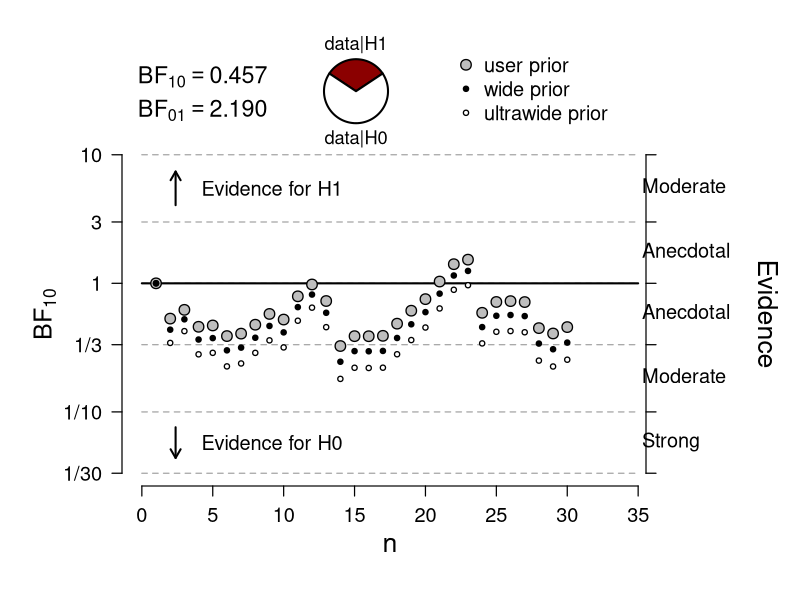

Source code (R):
library(BayesFactor)
library(plotrix)

.plotSequentialBF.ttest <- function(x = NULL, y = NULL, paired = FALSE, 
    BF10post, formula = NULL, data = NULL, rscale = 1, oneSided = FALSE, 
    lwd = 2, cexPoints = 1.4, cexAxis = 1.2, cexYlab = 1.5, cexXlab = 1.6, 
    cexTextBF = 1.4, cexText = 1.2, cexLegend = 1.2, cexEvidence = 1.6, 
    lwdAxis = 1.2, plotDifferentPriors = FALSE, BFH1H0 = TRUE, dontPlotData = FALSE, 
    level1 = NULL, level2 = NULL, subDataSet = NULL) {
    
    #### settings ####
    
    if (!plotDifferentPriors) {
        
        evidenceText <- TRUE
    } else {
        
        evidenceText <- FALSE
    }
    
    
    if (rscale == "medium") {
        
        r <- sqrt(2)/2
    }
    
    if (rscale == "wide") {
        
        r <- 1
    }
    
    if (rscale == "ultrawide") {
        
        r <- sqrt(2)
    }
    
    if (mode(rscale) == "numeric") {
        
        r <- rscale
    }
    
    
    if (oneSided == FALSE) {
        
        nullInterval <- NULL
    }
    
    if (oneSided == "right") {
        
        nullInterval <- c(0, Inf)
    }
    
    if (oneSided == "left") {
        
        nullInterval <- c(-Inf, 0)
    }
    
    
    par(mar = c(5.6, 6, 7, 7) + 0.1, las = 1)
    
    
    if (dontPlotData) {
        
        plot(1, type = "n", xlim = 0:1, ylim = 0:1, bty = "n", axes = FALSE, 
            xlab = "", ylab = "")
        
        axis(1, at = 0:1, labels = FALSE, cex.axis = cexAxis, lwd = lwdAxis, 
            xlab = "")
        axis(2, at = 0:1, labels = FALSE, cex.axis = cexAxis, lwd = lwdAxis, 
            ylab = "")
        
        mtext("n", side = 1, cex = cexXlab, line = 2.5)
        
        if (oneSided == FALSE) {
            
            if (BFH1H0) {
                
                mtext(text = expression(BF[1][0]), side = 2, las = 0, 
                  cex = cexYlab, line = 3.1)
            } else {
                
                mtext(text = expression(BF[0][1]), side = 2, las = 0, 
                  cex = cexYlab, line = 3.1)
            }
        }
        
        if (oneSided == "right") {
            
            if (BFH1H0) {
                
                mtext(text = expression(BF["+"][0]), side = 2, las = 0, 
                  cex = cexYlab, line = 3.1)
            } else {
                
                mtext(text = expression(BF[0]["+"]), side = 2, las = 0, 
                  cex = cexYlab, line = 3.1)
            }
        }
        
        if (oneSided == "left") {
            
            if (BFH1H0) {
                
                mtext(text = expression(BF["-"][0]), side = 2, las = 0, 
                  cex = cexYlab, line = 3.1)
            } else {
                
                mtext(text = expression(BF[0]["-"]), side = 2, las = 0, 
                  cex = cexYlab, line = 3.1)
            }
        }
        
        return()
    }
    
    
    if (is.null(y) || paired) {
        
        BF10 <- vector("numeric", max(length(x), length(y)))
        BF10w <- vector("numeric", max(length(x), length(y)))
        BF10u <- vector("numeric", max(length(x), length(y)))
        
        idData <- 1
        
        if (is.null(y)) {
            
            ind <- which(x == x[1])
            idData <- sum((ind + 1) - (1:(length(ind))) == 1)
            
        } else {
            
            idData <- 1
            
            
            for (i in 2:(min(c(length(x), length(y))))) {
                
                previous <- c(x[i - 1], y[i - 1])
                
                if (all(c(x[i], y[i]) == previous)) {
                  
                  idData <- idData + 1
                  
                } else if (x[i] == y[i]) {
                  
                  idData <- idData + 1
                  
                } else {
                  
                  break
                }
            }
        }
        
        BF10[1:idData] <- 1
        BF10w[1:idData] <- 1
        BF10u[1:idData] <- 1
        
        
        if (idData < length(x)) {
            
            i <- idData + 1
            
        } else {
            
            i <- idData
            
        }
        
        if (idData < length(y)) {
            
            j <- idData + 1
            
        } else {
            
            j <- idData
            
        }
        
        k <- idData + 1
        
        
        while ((i <= length(x) | j <= length(y)) & k <= length(BF10)) {
            
            if (oneSided == FALSE) {
                
                BF <- BayesFactor::ttestBF(x = x[1:i], y = y[1:j], paired = paired, 
                  rscale = r, nullInterval = nullInterval)
                BF10[k] <- BayesFactor::extractBF(BF, logbf = FALSE, onlybf = F)[1, 
                  "bf"]
                
            } else {
                
                BF10[k] <- .oneSidedTtestBFRichard(x = x[1:i], y = y[1:j], 
                  paired = paired, r = r, oneSided = oneSided)
            }
            
            k <- k + 1
            
            if (i < length(x)) {
                
                i <- i + 1
            }
            if (j < length(y)) {
                
                j <- j + 1
            }
        }
        
        
        BF10 <- BF10[is.finite(BF10)]
        
        if (plotDifferentPriors) {
            
            if (idData < length(x)) {
                
                i <- idData + 1
                
            } else {
                
                i <- idData
                
            }
            
            if (idData < length(y)) {
                
                j <- idData + 1
                
            } else {
                
                j <- idData
                
            }
            
            k <- idData + 1
            
            
            while ((i <= length(x) | j <= length(y)) & k <= length(BF10u)) {
                
                if (oneSided == FALSE) {
                  
                  BF <- BayesFactor::ttestBF(x = x[1:i], y = y[1:j], paired = paired, 
                    rscale = "ultrawide", nullInterval = nullInterval)
                  BF10u[k] <- BayesFactor::extractBF(BF, logbf = FALSE, 
                    onlybf = F)[1, "bf"]
                  
                } else {
                  
                  BF10u[k] <- .oneSidedTtestBFRichard(x = x[1:i], y = y[1:j], 
                    paired = paired, r = "ultrawide", oneSided = oneSided)
                }
                
                k <- k + 1
                
                if (i < length(x)) {
                  
                  i <- i + 1
                }
                if (j < length(y)) {
                  
                  j <- j + 1
                }
            }
            
            BF10u <- BF10u[is.finite(BF10u)]
            
            if (idData < length(x)) {
                
                i <- idData + 1
                
            } else {
                
                i <- idData
                
            }
            
            if (idData < length(y)) {
                
                j <- idData + 1
                
            } else {
                
                j <- idData
                
            }
            
            k <- idData + 1
            
            
            while ((i <= length(x) | j <= length(y)) & k <= length(BF10w)) {
                
                if (oneSided == FALSE) {
                  
                  BF <- BayesFactor::ttestBF(x = x[1:i], y = y[1:j], paired = paired, 
                    rscale = "wide", nullInterval = nullInterval)
                  BF10w[k] <- BayesFactor::extractBF(BF, logbf = FALSE, 
                    onlybf = F)[1, "bf"]
                  
                } else {
                  
                  BF10w[k] <- .oneSidedTtestBFRichard(x = x[1:i], y = y[1:j], 
                    paired = paired, r = "wide", oneSided = oneSided)
                }
                
                k <- k + 1
                
                if (i < length(x)) {
                  
                  i <- i + 1
                }
                if (j < length(y)) {
                  
                  j <- j + 1
                }
            }
            
            BF10w <- BF10w[is.finite(BF10w)]
            
        }
        
    } else if (!is.null(y) && !paired) {
        
        idData <- 1
        
        xx <- numeric()
        yy <- numeric()
        
        BF10 <- vector("numeric", nrow(subDataSet))
        BF10w <- vector("numeric", nrow(subDataSet))
        BF10u <- vector("numeric", nrow(subDataSet))
        
        for (i in seq_len(nrow(subDataSet))) {
            
            if (subDataSet[i, 2] == level1) {
                
                xx <- c(xx, subDataSet[i, 1])
                
            } else if (subDataSet[i, 2] == level2) {
                
                yy <- c(yy, subDataSet[i, 1])
                
            }
            
            if (length(xx) > 1 && length(yy) > 1 && (sd(xx) > 0 || sd(yy) > 
                0)) {
                
                if (oneSided == FALSE) {
                  
                  BF <- BayesFactor::ttestBF(x = xx, y = yy, paired = paired, 
                    rscale = r, nullInterval = nullInterval)
                  BF10[i] <- BayesFactor::extractBF(BF, logbf = FALSE, 
                    onlybf = F)[1, "bf"]
                  
                } else if (oneSided == "right") {
                  
                  BF10[i] <- .oneSidedTtestBFRichard(xx, yy, oneSided = "right", 
                    r = r)
                  
                } else if (oneSided == "left") {
                  
                  BF10[i] <- .oneSidedTtestBFRichard(xx, yy, oneSided = "left", 
                    r = r)
                }
                
            } else {
                
                BF10[i] <- 1
            }
        }
        
        
        if (plotDifferentPriors) {
            
            xx <- numeric()
            yy <- numeric()
            
            for (i in seq_len(nrow(subDataSet))) {
                
                if (subDataSet[i, 2] == level1) {
                  
                  xx <- c(xx, subDataSet[i, 1])
                  
                } else if (subDataSet[i, 2] == level2) {
                  
                  yy <- c(yy, subDataSet[i, 1])
                  
                }
                
                if (length(xx) > 1 && length(yy) > 1 && (sd(xx) > 0 || 
                  sd(yy) > 0)) {
                  
                  if (oneSided == FALSE) {
                    
                    BF <- BayesFactor::ttestBF(x = xx, y = yy, paired = paired, 
                      rscale = "ultrawide", nullInterval = nullInterval)
                    BF10u[i] <- BayesFactor::extractBF(BF, logbf = FALSE, 
                      onlybf = F)[1, "bf"]
                    
                  } else if (oneSided == "right") {
                    
                    BF10u[i] <- .oneSidedTtestBFRichard(xx, yy, oneSided = "right", 
                      r = "ultrawide")
                    
                  } else if (oneSided == "left") {
                    
                    BF10u[i] <- .oneSidedTtestBFRichard(xx, yy, oneSided = "left", 
                      r = "ultrawide")
                  }
                  
                } else {
                  
                  BF10u[i] <- 1
                }
            }
            
            xx <- numeric()
            yy <- numeric()
            
            for (i in seq_len(nrow(subDataSet))) {
                
                if (subDataSet[i, 2] == level1) {
                  
                  xx <- c(xx, subDataSet[i, 1])
                  
                } else if (subDataSet[i, 2] == level2) {
                  
                  yy <- c(yy, subDataSet[i, 1])
                  
                }
                
                if (length(xx) > 1 && length(yy) > 1 && (sd(xx) > 0 || 
                  sd(yy) > 0)) {
                  
                  if (oneSided == FALSE) {
                    
                    BF <- BayesFactor::ttestBF(x = xx, y = yy, paired = paired, 
                      rscale = "wide", nullInterval = nullInterval)
                    BF10w[i] <- BayesFactor::extractBF(BF, logbf = FALSE, 
                      onlybf = F)[1, "bf"]
                    
                  } else if (oneSided == "right") {
                    
                    BF10w[i] <- .oneSidedTtestBFRichard(xx, yy, oneSided = "right", 
                      r = "wide")
                    
                  } else if (oneSided == "left") {
                    
                    BF10w[i] <- .oneSidedTtestBFRichard(xx, yy, oneSided = "left", 
                      r = "wide")
                  }
                  
                } else {
                  
                  BF10w[i] <- 1
                }
            }
        }
    }
    
    ####################### scale y axis ###########################
    
    if (plotDifferentPriors) {
        
        BF <- c(BF10, BF10u, BF10w)
        
    } else {
        
        BF <- BF10
        
    }
    
    
    if (!BFH1H0) {
        
        BF <- 1/BF
        BF10 <- 1/BF10
        
        if (plotDifferentPriors) {
            
            BF10u <- 1/BF10u
            BF10w <- 1/BF10w
        }
    }
    
    
    # y-axis labels larger than 1
    
    y1h <- "1"
    
    i <- 1
    
    while (eval(parse(text = y1h[i])) < max(BF)) {
        
        if (grepl(pattern = "e", y1h[i])) {
            
            newy <- paste(strsplit(y1h[i], split = "+", fixed = TRUE)[[1]][1], 
                "+", as.numeric(strsplit(y1h[i], split = "+", fixed = TRUE)[[1]][2]) + 
                  1, sep = "")
        } else {
            
            newy <- paste(y1h[i], "0", sep = "")
        }
        
        if (eval(parse(text = newy)) >= 10^6) {
            
            newy <- format(as.numeric(newy), digits = 3, scientific = TRUE)
        }
        
        y1h <- c(y1h, newy)
        i <- i + 1
    }
    
    
    y3h <- "3"
    
    i <- 1
    
    while (eval(parse(text = y3h[i])) < max(BF)) {
        
        if (grepl(pattern = "e", y3h[i])) {
            
            newy <- paste(strsplit(y3h[i], split = "+", fixed = TRUE)[[1]][1], 
                "+", as.numeric(strsplit(y3h[i], split = "+", fixed = TRUE)[[1]][2]) + 
                  1, sep = "")
        } else {
            
            newy <- paste(y3h[i], "0", sep = "")
        }
        
        if (as.numeric(newy) >= 10^6) {
            
            newy <- format(as.numeric(newy), digits = 3, scientific = TRUE)
        }
        
        y3h <- c(y3h, newy)
        
        i <- i + 1
    }
    
    yhigh <- vector("numeric", length(y1h) + length(y3h))
    
    o <- 1
    e <- 1
    
    for (i in seq_along(yhigh)) {
        
        if (i%%2 == 1) {
            
            yhigh[i] <- y1h[o]
            o <- o + 1
        }
        
        if (i%%2 == 0) {
            
            yhigh[i] <- y3h[e]
            e <- e + 1
        }
    }
    
    yhighLab <- as.character(yhigh)
    
    
    # y-axis labels smaller than 1
    
    y1l <- "1/1"
    
    i <- 1
    
    while (eval(parse(text = y1l[i])) > min(BF)) {
        
        if (grepl(pattern = "e", y1l[i])) {
            
            newy <- paste(strsplit(y1l[i], split = "+", fixed = TRUE)[[1]][1], 
                "+", as.numeric(strsplit(y1l[i], split = "+", fixed = TRUE)[[1]][2]) + 
                  1, sep = "")
        } else {
            
            newy <- paste(y1l[i], "0", sep = "")
        }
        
        if (eval(parse(text = newy)) <= 10^(-6)) {
            
            newy <- format(eval(parse(text = newy)), digits = 3, scientific = TRUE)
            newy <- sub("-", "+", x = newy)
            newy <- paste0("1/", newy)
        }
        
        y1l <- c(y1l, newy)
        i <- i + 1
    }
    
    
    y3l <- "1/3"
    
    i <- 1
    
    while (eval(parse(text = y3l[i])) > min(BF)) {
        
        if (grepl(pattern = "e", y3l[i])) {
            
            newy <- paste(strsplit(y3l[i], split = "+", fixed = TRUE)[[1]][1], 
                "+", as.numeric(strsplit(y3l[i], split = "+", fixed = TRUE)[[1]][2]) + 
                  1, sep = "")
        } else {
            
            newy <- paste(y3l[i], "0", sep = "")
        }
        
        if (newy == "1/3e+9") {
            
            newy <- "1/3e+09"
        }
        
        if (eval(parse(text = newy)) <= 10^(-6) & eval(parse(text = newy)) > 
            10^(-9)) {
            
            newy <- format(eval(parse(text = newy)), digits = 3, scientific = TRUE)
            newy <- paste(substring(newy, 1, nchar(newy) - 1), as.numeric(substring(newy, 
                nchar(newy), nchar(newy))) - 1, sep = "")
            newy <- sub(".33", "", newy)
            newy <- sub("-", "+", x = newy)
            newy <- paste0("1/", newy)
        }
        
        y3l <- c(y3l, newy)
        i <- i + 1
    }
    
    ylow <- vector("numeric", length(y1l) + length(y3l))
    o <- 1
    e <- 1
    
    for (i in seq_along(ylow)) {
        
        if (i%%2 == 1) {
            
            ylow[i] <- y1l[o]
            o <- o + 1
        }
        
        if (i%%2 == 0) {
            
            ylow[i] <- y3l[e]
            e <- e + 1
        }
    }
    
    yLab <- c(rev(ylow[-1]), yhighLab)
    
    
    # remove 3's if yLab vector is too long
    omit3s <- FALSE
    
    if (length(yLab) > 9) {
        
        omit3s <- TRUE
        
        ind <- which(yLab == "3")
        
        yLabsHigh <- yLab[ind:length(yLab)]
        
        if (length(yLabsHigh) > 1) {
            
            yLabsHigh <- yLabsHigh[seq(2, length(yLabsHigh), 2)]
        } else {
            
            yLabsHigh <- character(0)
        }
        
        yLabsLow <- yLab[1:(ind - 1)]
        yLabsLow <- yLabsLow[-grep(pattern = "/3", x = yLab)]
        
        yLab1s <- c(yLabsLow, yLabsHigh)
        
        
        if (max(BF) > eval(parse(text = yLab1s[length(yLab1s)]))) {
            
            for (i in 1:2) {
                
                if (grepl(pattern = "e", yLab1s[length(yLab1s)])) {
                  
                  newy <- paste(strsplit(yLab1s[length(yLab1s)], split = "+", 
                    fixed = TRUE)[[1]][1], "+", as.numeric(strsplit(yLab1s[length(yLab1s)], 
                    split = "+", fixed = TRUE)[[1]][2]) + 1, sep = "")
                } else {
                  
                  newy <- paste(yLab1s[length(yLab1s)], "0", sep = "")
                }
                
                if (eval(parse(text = newy)) >= 10^6) {
                  
                  newy <- format(eval(parse(text = newy)), digits = 3, 
                    scientific = TRUE)
                }
                
                yLab1s <- c(yLab1s, newy)
            }
        }
        
        
        if (yLab1s[1] == "1") {
            
            yLab1s <- c(paste0(yLab1s[1], "/", "10"), yLab1s)
        }
        
        if (yLab1s[length(yLab1s)] == "1") {
            
            yLab1s <- c(yLab1s, "10")
        }
        
        if (min(BF) < eval(parse(text = yLab1s[1]))) {
            
            for (i in 1:2) {
                
                if (grepl(pattern = "e", yLab1s[1])) {
                  
                  newy <- paste(strsplit(yLab1s[1], split = "+", fixed = TRUE)[[1]][1], 
                    "+", as.numeric(strsplit(yLab1s[1], split = "+", fixed = TRUE)[[1]][2]) + 
                      1, sep = "")
                } else {
                  
                  newy <- paste(yLab1s[1], "0", sep = "")
                }
                
                if (eval(parse(text = newy)) <= 10^(-6)) {
                  
                  newy <- format(eval(parse(text = newy)), digits = 3, 
                    scientific = TRUE)
                  newy <- sub("-", "+", x = newy)
                  newy <- substring(newy, nchar(newy) - 4, nchar(newy))
                  newy <- paste0("1/", newy)
                }
            }
            
            yLab1s <- c(newy, yLab1s)
        }
        
        yLab <- yLab1s
    }
    
    while (length(yLab) > 9) {
        
        ind <- which(yLab == "1")
        
        if (ind == 1) {
            
            yLabLow <- character(0)
        } else {
            
            yLabLow <- yLab[1:(ind - 1)]
        }
        
        if (ind == length(yLab)) {
            
            yLabHigh <- character(0)
        } else {
            
            yLabHigh <- yLab[(ind + 1):length(yLab)]
        }
        
        if (length(yLabLow) > 1) {
            
            yLabLow <- yLabLow[seq(length(yLabLow) - 1, 1, -2)]
        } else {
            
            yLabLow <- yLabLow
        }
        
        
        if (length(yLabHigh) > 1) {
            
            yLabHigh <- yLabHigh[seq(2, length(yLabHigh), 2)]
        } else {
            
            yLabHigh <- yLabHigh
        }
        
        if (length(yLabLow) == 1) {
            
            yLabLow <- paste("1/", yLabHigh[1], sep = "")
        }
        
        if (length(yLabHigh) == 1) {
            
            yLabHigh <- strsplit(x = yLabLow[1], "/", fixed = TRUE)[[1]][2]
        }
        
        yLab <- c(rev(yLabLow), "1", yLabHigh)
    }
    
    
    while (eval(parse(text = yLab[1])) > min(BF)) {
        
        for (i in 1:2) {
            
            interval <- as.numeric(strsplit(yLab[1], "+", fixed = TRUE)[[1]][2]) - 
                as.numeric(strsplit(yLab[2], "+", fixed = TRUE)[[1]][2])
            pot <- as.numeric(strsplit(yLab[1], "+", fixed = TRUE)[[1]][2]) + 
                interval
            
            newy <- paste(strsplit(yLab[1], "+", fixed = TRUE)[[1]][1], 
                "+", pot, sep = "")
            yLab <- c(newy, yLab)
        }
    }
    
    while (eval(parse(text = yLab[length(yLab)])) < max(BF)) {
        
        for (i in 1:2) {
            
            interval <- as.numeric(strsplit(yLab[length(yLab)], "+", fixed = TRUE)[[1]][2]) - 
                as.numeric(strsplit(yLab[length(yLab) - 1], "+", fixed = TRUE)[[1]][2])
            pot <- as.numeric(strsplit(yLab[length(yLab)], "+", fixed = TRUE)[[1]][2]) + 
                interval
            newy <- paste(strsplit(yLab[length(yLab)], "+", fixed = TRUE)[[1]][1], 
                "+", pot, sep = "")
            yLab <- c(yLab, newy)
        }
    }
    
    yAt <- vector("numeric", length(yLab))
    
    for (i in seq_along(yLab)) {
        
        yAt[i] <- log(eval(parse(text = yLab[i])))
    }
    
    
    ####################### plot ###########################
    
    xLab <- pretty(c(0, length(BF10) + 2))
    xlim <- range(xLab)
    ylow <- log(eval(parse(text = yLab[1])))
    yhigh <- log(eval(parse(text = yLab[length(yLab)])))
    
    if (is.infinite(yhigh)) {
        
        yhigh <- 1e+308
    }
    
    
    ylim <- c(ylow, yhigh)
    
    plot(1, 1, xlim = xlim, ylim = ylim, ylab = "", xlab = "", type = "n", 
        axes = FALSE)
    
    
    for (i in seq_along(yAt)) {
        
        lines(x = xlim, y = rep(yAt[i], 2), col = "darkgrey", lwd = 1.3, 
            lty = 2)
    }
    
    lines(xlim, rep(0, 2), lwd = lwd)
    
    axis(1, at = xLab, labels = xLab, cex.axis = cexAxis, lwd = lwdAxis)
    axis(2, at = yAt, labels = yLab, cex.axis = cexAxis, lwd = lwdAxis)
    
    # enable plotting in margin
    par(xpd = TRUE)
    xx <- grconvertX(0.79, "ndc", "user")
    
    yAthigh <- yAt[yAt >= 0]
    
    if (!omit3s & eval(parse(text = yLab[1])) >= 1/300 & eval(parse(text = yLab[length(yLab)])) <= 
        300) {
        
        for (i in 1:(length(yAthigh) - 1)) {
            yy <- mean(c(yAthigh[i], yAthigh[i + 1]))
            
            if (yAthigh[i] == log(1)) {
                text(x = xx, yy, "Anecdotal", pos = 4, cex = cexText)
            }
            if (yAthigh[i] == log(3)) {
                text(x = xx, yy, "Moderate", pos = 4, cex = cexText)
            }
            if (yAthigh[i] == log(10)) {
                text(x = xx, yy, "Strong", pos = 4, cex = cexText)
            }
            if (yAthigh[i] == log(30)) {
                text(x = xx, yy, "Very strong", pos = 4, cex = cexText)
            }
            if (yAthigh[i] == log(100)) {
                text(x = xx, yy, "Extreme", pos = 4, cex = cexText)
            }
        }
        
        yAtlow <- rev(yAt[yAt <= 0])
        
        for (i in 1:(length(yAtlow) - 1)) {
            
            yy <- mean(c(yAtlow[i], yAtlow[i + 1]))
            
            if (yAtlow[i] == log(1)) {
                text(x = xx, yy, "Anecdotal", pos = 4, cex = cexText)
            }
            if (yAtlow[i] == log(1/3)) {
                text(x = xx, yy, "Moderate", pos = 4, cex = cexText)
            }
            if (yAtlow[i] == log(1/10)) {
                text(x = xx, yy, "Strong", pos = 4, cex = cexText)
            }
            if (yAtlow[i] == log(1/30)) {
                text(x = xx, yy, "Very strong", pos = 4, cex = cexText)
            }
            if (yAtlow[i] == log(1/100)) {
                text(x = xx, yy, "Extreme", pos = 4, cex = cexText)
            }
        }
        
        axis(side = 4, at = yAt, tick = TRUE, las = 2, cex.axis = cexAxis, 
            lwd = lwdAxis, labels = FALSE, line = -0.6)
        
        xx <- grconvertX(0.96, "ndc", "user")
        yy <- grconvertY(0.5, "npc", "user")
        
        text(xx, yy, "Evidence", srt = -90, cex = cexEvidence)
    }
    
    if (omit3s) {
        
        if (oneSided == FALSE) {
            
            if (BFH1H0) {
                
                mtext(text = expression(BF[1][0]), side = 2, las = 0, 
                  cex = cexYlab, line = 4.3)
            } else {
                
                mtext(text = expression(BF[0][1]), side = 2, las = 0, 
                  cex = cexYlab, line = 4.3)
            }
        }
        
        if (oneSided == "right") {
            
            if (BFH1H0) {
                
                mtext(text = expression(BF["+"][0]), side = 2, las = 0, 
                  cex = cexYlab, line = 4.3)
            } else {
                
                mtext(text = expression(BF[0]["+"]), side = 2, las = 0, 
                  cex = cexYlab, line = 4.3)
            }
        }
        
        if (oneSided == "left") {
            
            if (BFH1H0) {
                
                mtext(text = expression(BF["-"][0]), side = 2, las = 0, 
                  cex = cexYlab, line = 4.3)
            } else {
                
                mtext(text = expression(BF[0]["-"]), side = 2, las = 0, 
                  cex = cexYlab, line = 4.3)
            }
        }
    }
    
    if (omit3s == FALSE) {
        
        if (oneSided == FALSE) {
            
            if (BFH1H0) {
                
                mtext(text = expression(BF[1][0]), side = 2, las = 0, 
                  cex = cexYlab, line = 3.1)
            } else {
                
                mtext(text = expression(BF[0][1]), side = 2, las = 0, 
                  cex = cexYlab, line = 3.1)
            }
        }
        
        if (oneSided == "right") {
            
            if (BFH1H0) {
                
                mtext(text = expression(BF["+"][0]), side = 2, las = 0, 
                  cex = cexYlab, line = 3.1)
            } else {
                
                mtext(text = expression(BF[0]["+"]), side = 2, las = 0, 
                  cex = cexYlab, line = 3.1)
            }
        }
        
        if (oneSided == "left") {
            
            if (BFH1H0) {
                
                mtext(text = expression(BF["-"][0]), side = 2, las = 0, 
                  cex = cexYlab, line = 3.1)
            } else {
                
                mtext(text = expression(BF[0]["-"]), side = 2, las = 0, 
                  cex = cexYlab, line = 3.1)
            }
        }
    }
    
    mtext("n", side = 1, cex = cexXlab, line = 2.5)
    
    xx <- grconvertX(0.1, "npc", "user")
    yy1 <- yAt[length(yAt) - 1]
    yy2 <- yAt[length(yAt)]
    yya1 <- yy1 + 1/4 * diff(c(yy1, yy2))
    yya2 <- yy1 + 3/4 * diff(c(yy1, yy2))
    
    arrows(xx, yya1, xx, yya2, length = 0.1, code = 2, lwd = lwd)
    
    xxt <- grconvertX(0.28, "npc", "user")
    
    if (oneSided == FALSE) {
        
        if (BFH1H0) {
            
            text(xxt, mean(c(yya1, yya2)), labels = "Evidence for H1", 
                cex = cexText)
        } else {
            
            text(xxt, mean(c(yya1, yya2)), labels = "Evidence for H0", 
                cex = cexText)
        }
    }
    
    if (oneSided == "right") {
        
        if (BFH1H0) {
            
            text(xxt, mean(c(yya1, yya2)), labels = "Evidence for H+", 
                cex = cexText)
        } else {
            
            text(xxt, mean(c(yya1, yya2)), labels = "Evidence for H0", 
                cex = cexText)
        }
    }
    
    if (oneSided == "left") {
        
        if (BFH1H0) {
            
            text(xxt, mean(c(yya1, yya2)), labels = "Evidence for H-", 
                cex = cexText)
        } else {
            
            text(xxt, mean(c(yya1, yya2)), labels = "Evidence for H0", 
                cex = cexText)
        }
    }
    
    
    yy1 <- yAt[2]
    yy2 <- yAt[1]
    yya1 <- yy1 + 1/4 * diff(c(yy1, yy2))
    yya2 <- yy1 + 3/4 * diff(c(yy1, yy2))
    
    arrows(xx, yya1, xx, yya2, length = 0.1, code = 2, lwd = lwd)
    
    if (oneSided == FALSE) {
        
        if (BFH1H0) {
            
            text(xxt, mean(c(yya1, yya2)), labels = "Evidence for H0", 
                cex = cexText)
        } else {
            
            text(xxt, mean(c(yya1, yya2)), labels = "Evidence for H1", 
                cex = cexText)
        }
    }
    
    if (oneSided == "right") {
        
        if (BFH1H0) {
            
            text(xxt, mean(c(yya1, yya2)), labels = "Evidence for H0", 
                cex = cexText)
        } else {
            
            text(xxt, mean(c(yya1, yya2)), labels = "Evidence for H+", 
                cex = cexText)
        }
    }
    
    if (oneSided == "left") {
        
        if (BFH1H0) {
            
            text(xxt, mean(c(yya1, yya2)), labels = "Evidence for H0", 
                cex = cexText)
        } else {
            
            text(xxt, mean(c(yya1, yya2)), labels = "Evidence for H-", 
                cex = cexText)
        }
    }
    
    
    # display BF10 value
    if (idData < length(BF10)) {
        
        BF10e <- BF10post
        
    } else {
        
        BF10e <- 1
    }
    
    if (BFH1H0) {
        
        BF01e <- 1/BF10e
        
    } else {
        
        BF01e <- BF10e
        BF10e <- 1/BF01e
    }
    
    # display BF10 value
    
    offsetTopPart <- 0.06
    
    xx <- min(xLab)
    yy <- grconvertY(0.75 + offsetTopPart, "ndc", "user")
    yy2 <- grconvertY(0.806 + offsetTopPart, "ndc", "user")
    
    if (BF10e >= 1000000 | BF01e >= 1000000) {
        
        BF10t <- formatC(BF10e, 3, format = "e")
        BF01t <- formatC(BF01e, 3, format = "e")
    }
    
    if (BF10e < 1000000 & BF01e < 1000000) {
        
        BF10t <- formatC(BF10e, 3, format = "f")
        BF01t <- formatC(BF01e, 3, format = "f")
    }
    
    if (oneSided == FALSE) {
        
        text(xx, yy2, bquote(BF[10] == .(BF10t)), cex = cexTextBF, pos = 4, 
            offset = -0.2)
        text(xx, yy, bquote(BF[0][1] == .(BF01t)), cex = cexTextBF, pos = 4, 
            offset = -0.2)
    }
    
    if (oneSided == "right") {
        
        text(xx, yy2, bquote(BF["+"][0] == .(BF10t)), cex = cexTextBF, 
            pos = 4, offset = -0.2)
        text(xx, yy, bquote(BF[0]["+"] == .(BF01t)), cex = cexTextBF, 
            pos = 4, offset = -0.2)
    }
    
    if (oneSided == "left") {
        
        text(xx, yy2, bquote(BF["-"][0] == .(BF10t)), cex = cexTextBF, 
            pos = 4, offset = -0.2)
        text(xx, yy, bquote(BF[0]["-"] == .(BF01t)), cex = cexTextBF, 
            pos = 4, offset = -0.2)
    }
    
    
    # probability wheel
    
    if (max(nchar(BF10t), nchar(BF01t)) <= 4) {
        xx <- grconvertX(0.44, "ndc", "user")
    }
    
    if (max(nchar(BF10t), nchar(BF01t)) == 5) {
        xx <- grconvertX(0.44 + 0.001 * 5, "ndc", "user")
    }
    
    if (max(nchar(BF10t), nchar(BF01t)) == 6) {
        xx <- grconvertX(0.44 + 0.001 * 6, "ndc", "user")
    }
    
    if (max(nchar(BF10t), nchar(BF01t)) == 7) {
        xx <- grconvertX(0.44 + 0.002 * max(nchar(BF10t), nchar(BF01t)), 
            "ndc", "user")
    }
    
    if (max(nchar(BF10t), nchar(BF01t)) == 8) {
        xx <- grconvertX(0.44 + 0.003 * max(nchar(BF10t), nchar(BF01t)), 
            "ndc", "user")
    }
    
    if (max(nchar(BF10t), nchar(BF01t)) > 8) {
        xx <- grconvertX(0.445 + 0.005 * max(nchar(BF10t), nchar(BF01t)), 
            "ndc", "user")
    }
    
    yy <- grconvertY(0.788 + offsetTopPart, "ndc", "user")
    
    
    # make sure that colored area is centered
    
    radius <- grconvertX(0.2, "ndc", "user") - grconvertX(0.16, "ndc", 
        "user")
    A <- radius^2 * pi
    alpha <- 2/(BF01e + 1) * A/radius^2
    startpos <- pi/2 - alpha/2
    
    # draw probability wheel
    
    plotrix::floating.pie(xx, yy, c(BF10e, 1), radius = radius, col = c("darkred", 
        "white"), lwd = 2, startpos = startpos)
    
    yy <- grconvertY(0.865 + offsetTopPart, "ndc", "user")
    yy2 <- grconvertY(0.708 + offsetTopPart, "ndc", "user")
    
    if (oneSided == FALSE) {
        
        text(xx, yy, "data|H1", cex = 1.1)
        text(xx, yy2, "data|H0", cex = 1.1)
    }
    
    if (oneSided == "right") {
        
        text(xx, yy, "data|H+", cex = 1.1)
        text(xx, yy2, "data|H0", cex = 1.1)
    }
    
    if (oneSided == "left") {
        
        text(xx, yy, "data|H-", cex = 1.1)
        text(xx, yy2, "data|H0", cex = 1.1)
    }
    
    if (length(BF10) <= 60) {
        
        points(log(BF10), pch = 21, bg = "grey", cex = cexPoints, lwd = 1.3)  # user prior
    } else {
        
        lines(log(BF10), col = "black", lwd = 2.7)  # user prior
    }
    
    if (plotDifferentPriors) {
        
        if (length(BF10) <= 60) {
            
            points(log(BF10u), pch = 21, bg = "white", cex = 0.7, lwd = 1.3)  # 'ultrawide' prior
            points(log(BF10w), pch = 21, bg = "black", cex = 0.7, lwd = 1.3)  # 'wide' prior
            
        } else {
            
            greycol <- rgb(0, 0, 0, alpha = 0.95)
            greycol2 <- rgb(0, 0, 0, alpha = 0.5)
            lines(log(BF10u), col = greycol2, cex = 0.7, lwd = 1.3, lty = 1)  # 'ultrawide' prior
            lines(log(BF10w), col = greycol, cex = 0.7, lwd = 1.3, lty = 3)  # 'wide' prior
        }
    }
    
    BFevidence <- BF10e
    
    if (evidenceText) {
        
        if (BF10e < 1) {
            BFevidence <- 1/BF10e
        }
        if (BFevidence >= 1 & BFevidence <= 3) {
            lab <- "Anecdotal"
        }
        if (BFevidence > 3 & BFevidence <= 10) {
            lab <- "Moderate"
        }
        if (BFevidence > 10 & BFevidence <= 30) {
            lab <- "Strong"
        }
        if (BFevidence > 30 & BFevidence <= 100) {
            lab <- "Very strong"
        }
        if (BFevidence > 100) {
            lab <- "Extreme"
        }
        xxT <- max(xLab)
        yyT <- grconvertY(0.775 + offsetTopPart, "ndc", "user")
        
        if (BF10e >= 1) {
            
            if (oneSided == FALSE) {
                text(xxT, yyT, paste("Evidence for H1:\n", lab), cex = 1.4, 
                  pos = 2, offset = -0.2)
            }
            if (oneSided == "right") {
                text(xxT, yyT, paste("Evidence for H+:\n", lab), cex = 1.4, 
                  pos = 2, offset = -0.2)
            }
            if (oneSided == "left") {
                text(xxT, yyT, paste("Evidence for H-:\n", lab), cex = 1.4, 
                  pos = 2, offset = -0.2)
            }
        }
        
        if (BF10e < 1) {
            text(xxT, yyT, paste("Evidence for H0:\n", lab), cex = 1.4, 
                pos = 2, offset = -0.2)
        }
        
    } else {
        
        # add legend
        xx <- grconvertX(0.56, "ndc", "user")
        yy <- grconvertY(0.872 + offsetTopPart, "ndc", "user")
        
        BFind <- sort(c(BF10[length(x)], BF10u[length(x)], BF10w[length(x)]), 
            decreasing = TRUE, index.return = TRUE)$ix
        legend <- c("user prior", "ultrawide prior", "wide prior")
        
        if (length(BF10) <= 60) {
            
            pt.bg <- c("grey", "white", "black")
            pt.cex <- c(cexPoints, 0.7, 0.7)
            legend(xx, yy, legend = legend[BFind], pch = rep(21, 3), pt.bg = pt.bg[BFind], 
                bty = "n", cex = cexLegend, lty = rep(NULL, 3), pt.lwd = rep(1.3, 
                  3), pt.cex = pt.cex[BFind])
        } else {
            
            xx <- grconvertX(0.55, "ndc", "user")
            lty <- c(1, 1, 3)
            lwd <- c(2.7, 1.3, 1.3)
            col <- c("black", greycol2, greycol)
            legend(xx, yy, legend = legend[BFind], lty = lty[BFind], bty = "n", 
                cex = cexLegend, lwd = lwd[BFind], col = col[BFind], seg.len = 0.7)
        }
    }
}

### generate data ###

set.seed(1)
x <- rnorm(30, 0.15)

### calculate Bayes factor ###

library(BayesFactor)
BF <- extractBF(ttestBF(x, rscale = "medium"), onlybf = TRUE)

### plot ###
.plotSequentialBF.ttest(x = x, BF10post = BF, rscale = "medium", plotDifferentPriors = TRUE)
